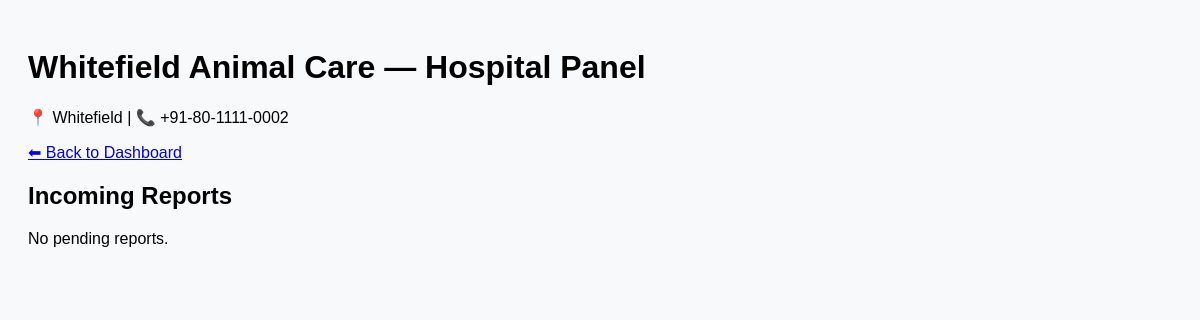
Screenshot of /hospital/2 with the database file from the repository.
### tables this page shows
CREATE TABLE hospitals (
    id INTEGER PRIMARY KEY AUTOINCREMENT,
    name TEXT,
    phone TEXT,
    lat REAL,
    lon REAL,
    address TEXT
);

### app.py (the view)
@app.route('/hospital/<int:hospital_id>')
def hospital_interface(hospital_id):
    conn = get_db_conn()
    hospital = conn.execute('SELECT * FROM hospitals WHERE id=?', (hospital_id,)).fetchone()
    reports = conn.execute(
        'SELECT * FROM reports WHERE assigned_hospital=? AND status="pending" ORDER BY timestamp DESC',
        (hospital_id,)
    ).fetchall()
    conn.close()
    return render_template('hospital.html', hospital=hospital, reports=reports)

### app.py (called while the page is built)
def get_db_conn():
    conn = sqlite3.connect(DB)
    conn.row_factory = sqlite3.Row
    return conn

### templates/hospital.html (shortened to what this page needs)
<!doctype html>
<html>
<head>
    <link rel="stylesheet" href="https://unpkg.com/leaflet@1.9.4/dist/leaflet.css"/>
</head>
<body>
<h1>{{ hospital.name }} — Hospital Panel</h1>
<p>📍 {{ hospital.address }} | 📞 {{ hospital.phone }}</p>
<p><a href="/dashboard">⬅ Back to Dashboard</a></p>
<h2>Incoming Reports</h2>
<div id="reportsArea">Loading reports...</div>
</body>
</html>

### templates/hospital.html (style rules this page uses)
body { font-family: Arial; padding: 20px; background: #f8f9fa; }

### rows the page displays
hospitals: name "Whitefield Animal Care", address "Whitefield", phone "+91-80-1111-0002"
